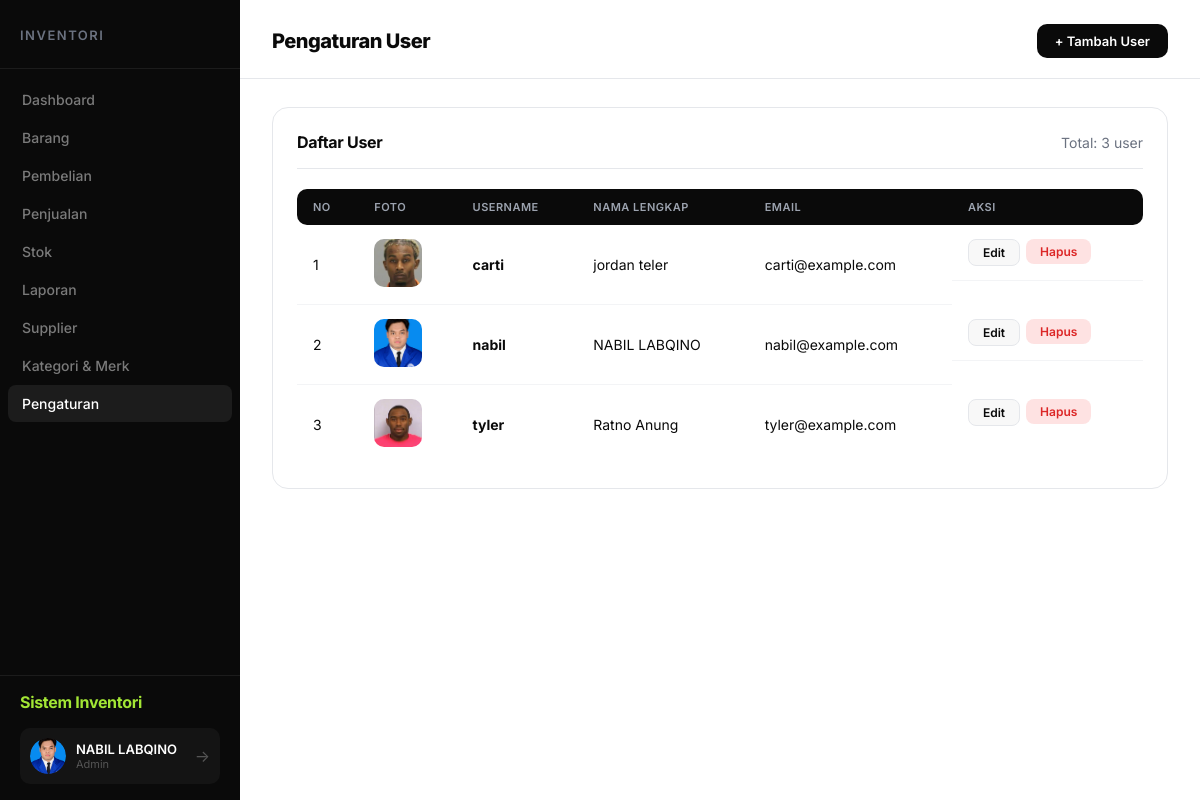
/user/TampilUser.php (signed in), run on an earlier commit of the app's database.
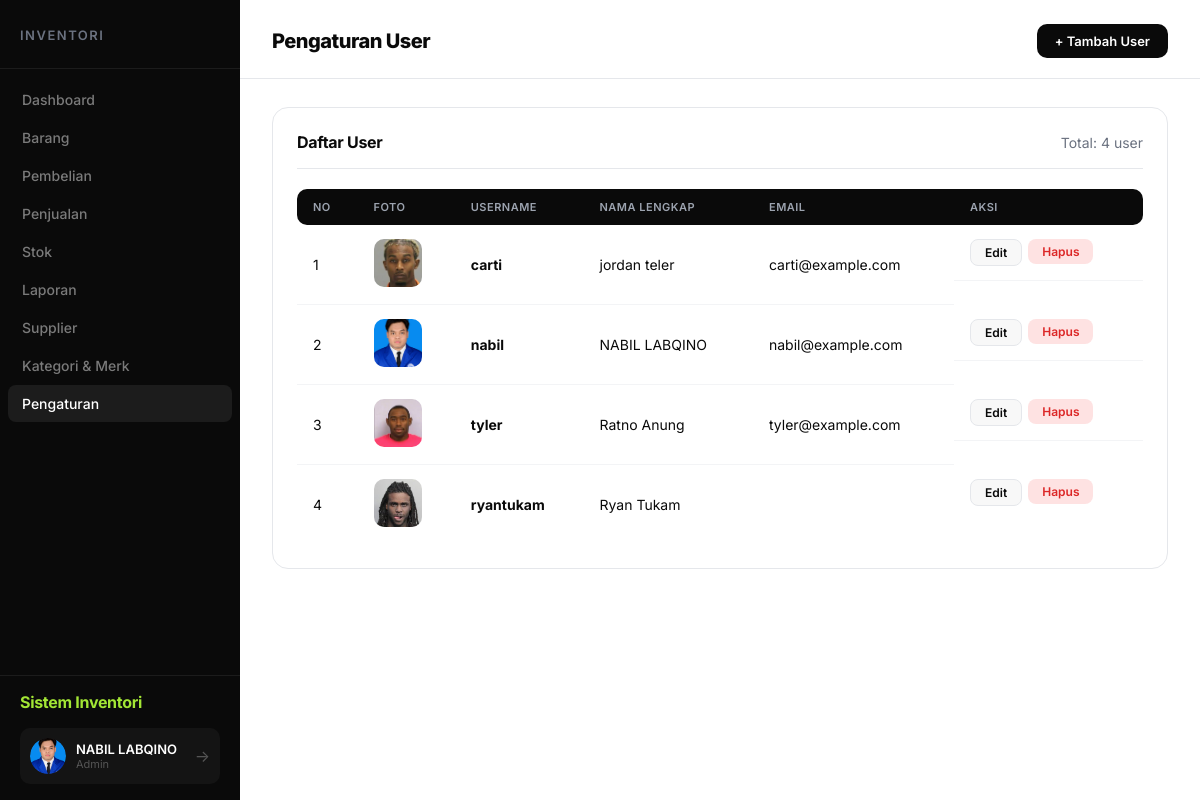
And on a later commit of the database.
### tables this page shows
CREATE TABLE `users` (
  `id` int(11) NOT NULL,
  `username` varchar(50) NOT NULL,
  `password` varchar(255) NOT NULL,
  `nama` varchar(100) NOT NULL,
  `email` varchar(100) NOT NULL,
  `created_at` timestamp NOT NULL DEFAULT current_timestamp(),
  `foto` varchar(255) DEFAULT NULL,
  `remember_token` varchar(64) DEFAULT NULL
);

### user/TampilUser.php (the view, shortened to what this page needs)
<?php
include "../koneksi.php";
$result = $koneksi->query("SELECT * FROM users ORDER BY nama")->fetchAll();
?>
<!DOCTYPE html>
<html lang="id">
<head>
    <link rel="stylesheet" href="../css/dashboard.css">
</head>
<body>
    <div class="dashboard">
        <?php include '../includes/sidebar.php'; ?>
        <main class="main">
            <header class="header">
                <h1 class="page-title">Pengaturan User</h1>
                <div class="header-right">
                    <a href="TambahUser.php" class="btn btn-primary">+ Tambah User</a>
                </div>
            </header>
            <div class="content">
                <div class="card">
                    <div class="card-header">
                        <h3 class="card-title">Daftar User</h3>
                        <span style="color: var(--text-gray); font-size: 14px;">Total: <?= count($result) ?>
                            user</span>
                    </div>
                    <div class="table-responsive">
                        <table class="table">
                            <thead>
                                <tr>
                                    <th>No</th>
                                    <th>Foto</th>
                                    <th>Username</th>
                                    <th>Nama Lengkap</th>
                                    <th>Email</th>
                                    <th>Aksi</th>
                                </tr>
                            </thead>
                            <tbody>
                                <?php $no = 1;
                                foreach ($result as $row): ?>
                                    <tr>
                                        <td><?= $no++ ?></td>
                                        <td><img src="uploads/thumbs/<?= htmlspecialchars($row['foto']) ?>"
                                                alt="<?= htmlspecialchars($row['nama']) ?>"
                                                onerror="this.src='uploads/<?= htmlspecialchars($row['foto']) ?>'"></td>
                                        <td><strong><?= htmlspecialchars($row['username']) ?></strong></td>
                                        <td><?= htmlspecialchars($row['nama']) ?></td>
                                        <td><?= htmlspecialchars($row['email']) ?></td>
                                        <td class="actions">
                                            <a href="KoreksiUser.php?id=<?= $row['id'] ?>"
                                                class="btn btn-sm btn-secondary">Edit</a>
                                            <form method="POST" action="HapusUser.php" style="display:inline;" onsubmit="return confirm('Hapus user ini?')">
                                                <button type="submit" class="btn btn-sm btn-danger">Hapus</button>
                                            </form>
                                        </td>
                                    </tr>
                                <?php endforeach; ?>
                            </tbody>
                        </table>
                    </div>
                </div>
            </div>
        </main>
    </div>
</body>
</html>

What changed in the data, as far as the page shows it:
added users: foto (picture), username "ryantukam", nama "Ryan Tukam"
Also different on the page:
count($result): "3" → "4"
